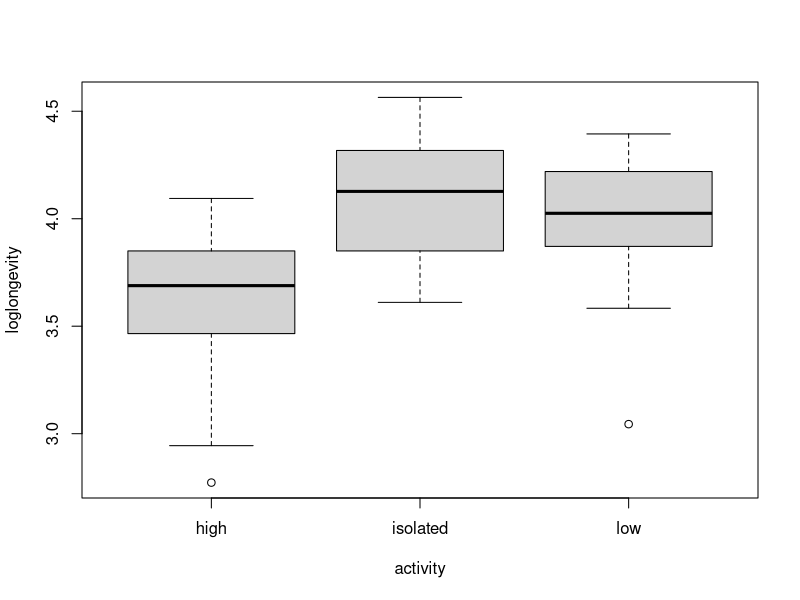
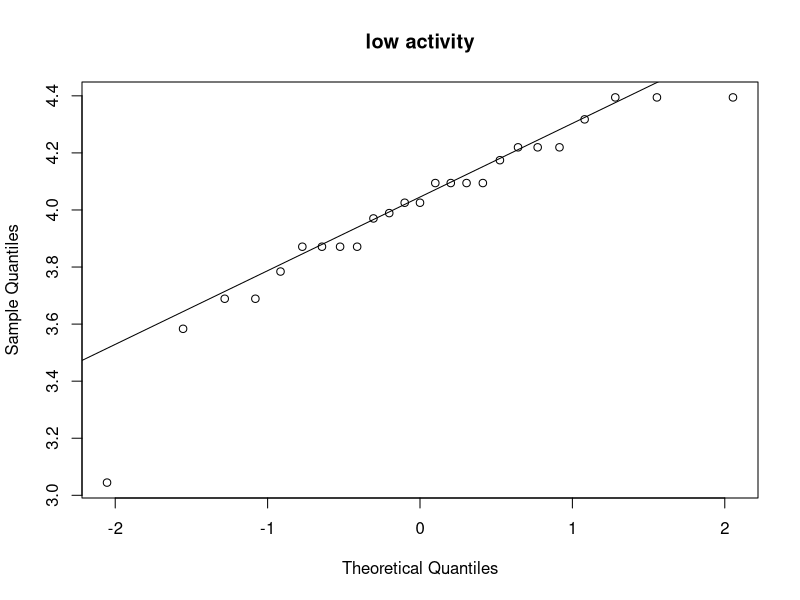
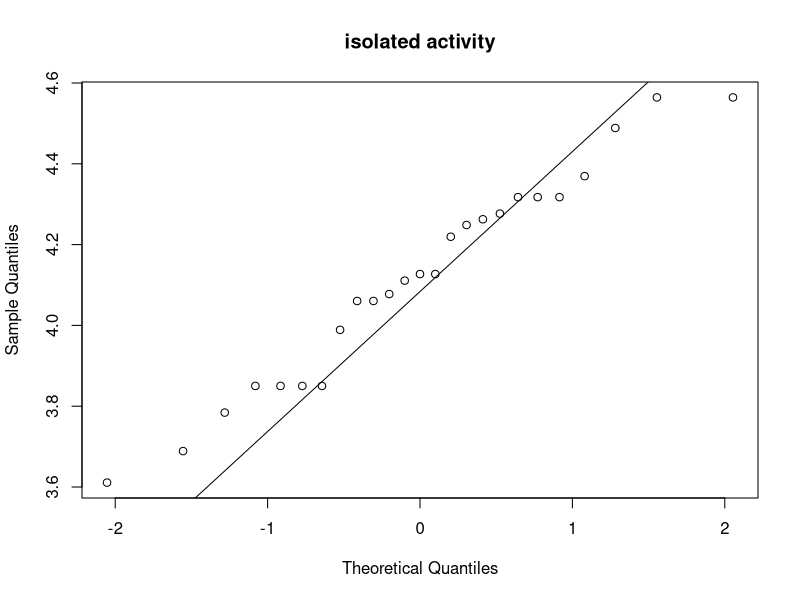
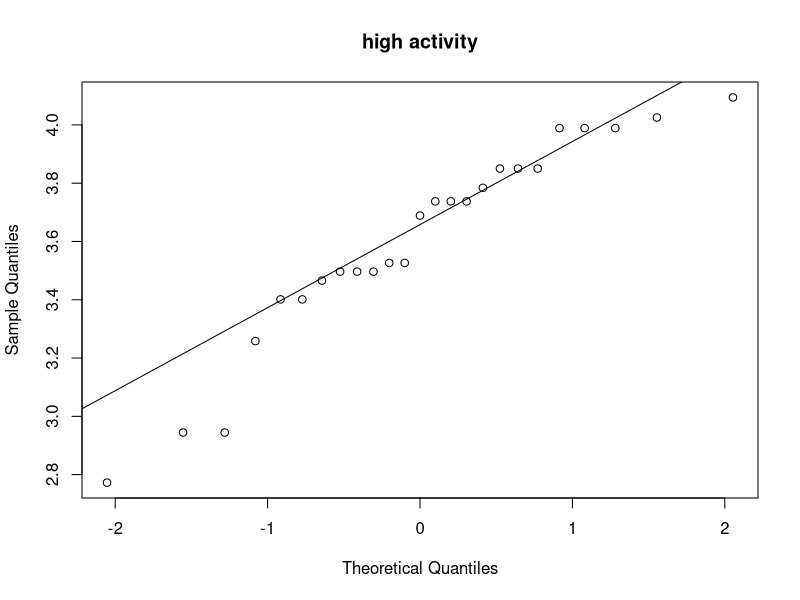
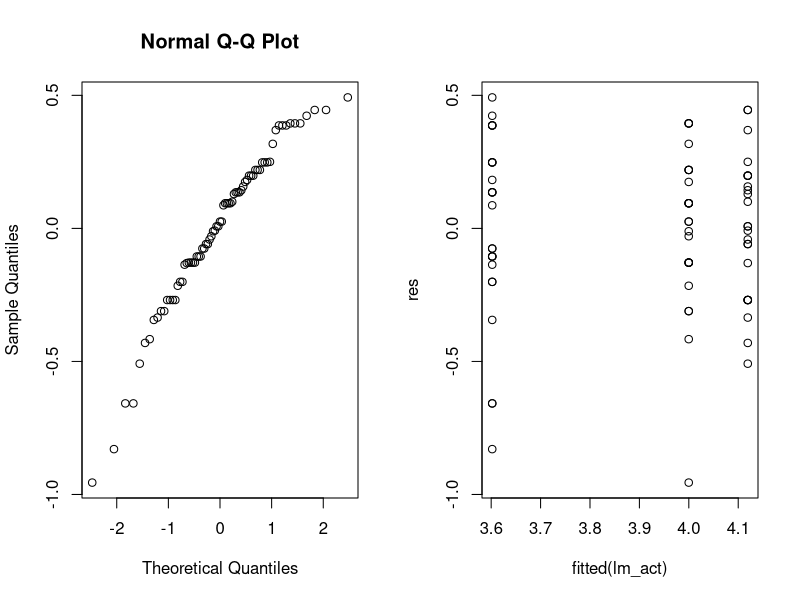
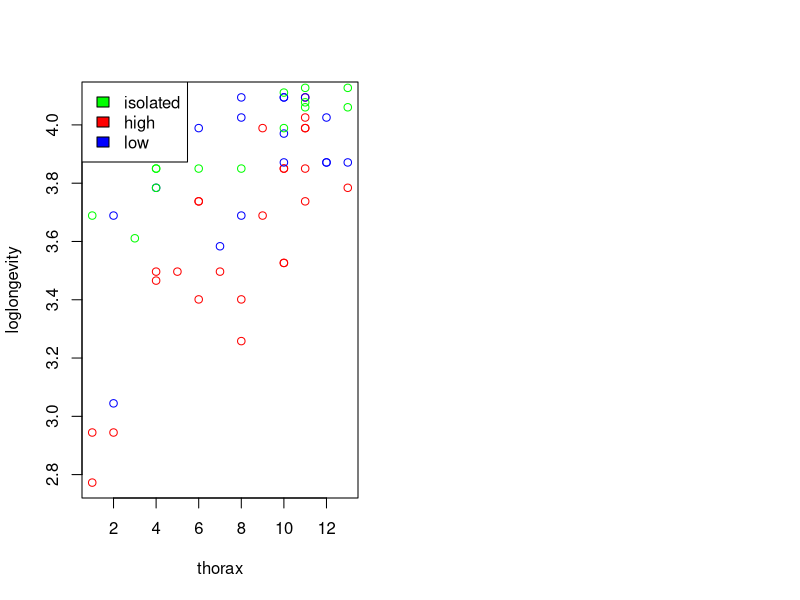
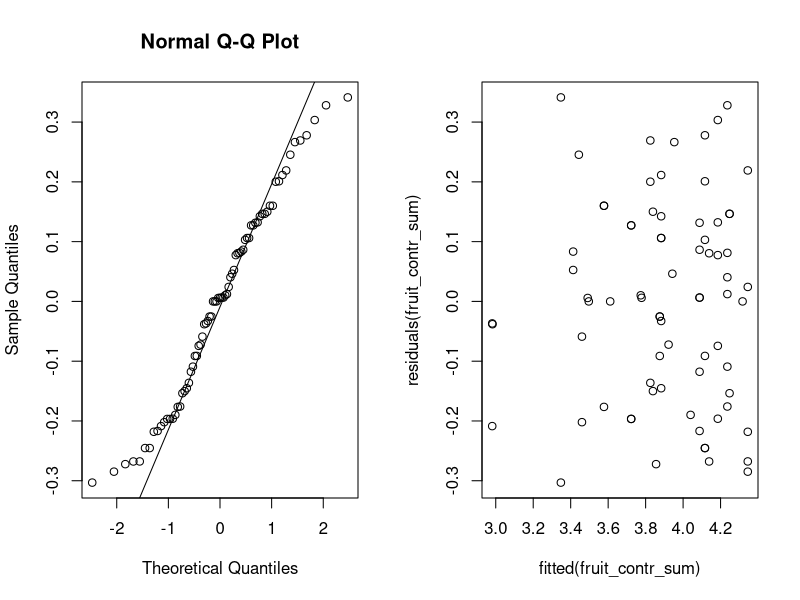
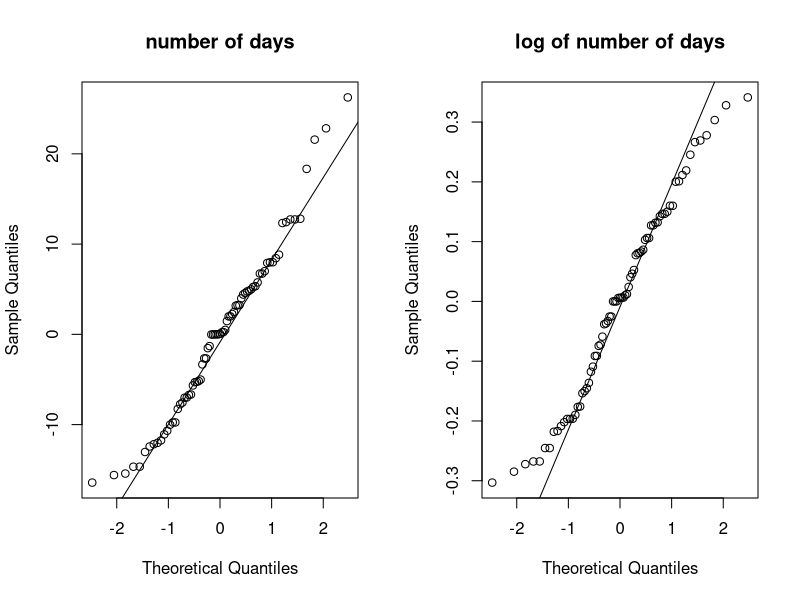

These charts were generated, in order, by the following R code:
## ---- chunk 1
knitr::opts_chunk$set(fig.height = 4)
options(show.signif.stars=FALSE, digits = 3)
## ---- chunk 2
fruitflies = read.table('data/fruitflies.txt', header = TRUE)
## ---- chunk 3
# Add loglongevity to the data-frame
# Use it as a response variable (Y)
fruitflies$loglongevity = log(fruitflies$longevity)
## ---- chunk 4
# par(mfrow=c(2,2))
boxplot(loglongevity~activity,data=fruitflies)

# Plotting hist & qq-plot of each activity separately
log_low = fruitflies[fruitflies$activity == 'low',]$loglongevity
# hist(log_low)
qqnorm(log_low, main = 'low activity'); qqline(log_low)

log_iso = fruitflies[fruitflies$activity == 'isolated',]$loglongevity
# hist(log_iso)
qqnorm(log_iso, main = 'isolated activity'); qqline(log_iso)

log_high = fruitflies[fruitflies$activity == 'high',]$loglongevity
# hist(log_high)
qqnorm(log_high, main = 'high activity'); qqline(log_high)

# # Interaction Plots
# attach(fruitflies)
# par(mfrow=c(1,1))
# interaction.plot(thorax, activity, loglongevity)
## ---- chunk 5
# Create model
fruitflies$activity = as.factor(fruitflies$activity)
lm_act=lm(loglongevity~activity,data=fruitflies)
# Take residuals
res = residuals(lm_act)

# Shapiro test
pfromshapiro = shapiro.test(res)[2]$p.value
# ANOVA test
anova(lm_act)
# Summary Coefficients
summary(lm_act)[4]
## ---- chunk 6
par(mfrow=c(1, 2))
# QQ-plot
qqnorm(res)
# Scatter plot
plot(fitted(lm_act), res)
## ---- chunk 7
# Create model
thorax_avg = mean(fruitflies$thorax); thorax_avg
fruitflies$thorax = as.factor(fruitflies$thorax)
lm_act2=lm(loglongevity~thorax+activity,data=fruitflies)
# Take residuals
res2 = residuals(lm_act2)
# Shapiro test
pfromshapiro2 = shapiro.test(res2)[2]$p.value
# ANOVA test
anova(lm_act2)
# Summary Coefficients
summary(lm_act2)[4]
## ---- chunk 8
fruit=data.frame(thorax=fruitflies$thorax,
                 activity=fruitflies$activity,
                 longevity=fruitflies$longevity,
                 loglongevity=fruitflies$loglongevity)
# Summary with sum contrast
fruit$thorax = as.factor(fruit$thorax)
fruit$activity = as.factor(fruit$activity)
contrasts(fruit$thorax) = contr.sum
contrasts(fruit$activity) = contr.sum
# Create model
fruit_contr_sum = lm(loglongevity~thorax+activity, data = fruit)
anova(fruit_contr_sum)
# Summary
summary(fruit_contr_sum)[4]
## ---- chunk 9
# Plotting
fruitflies$thorax = as.numeric(fruitflies$thorax)
plot(loglongevity~thorax, data=fruitflies[fruitflies$activity == 'high',], col ='red')
points(loglongevity~thorax, data=fruitflies[fruitflies$activity == 'low',], col ='blue')
points(loglongevity~thorax, data=fruitflies[fruitflies$activity == 'isolated',], col ='green')
legend('topleft', legend = c('isolated', 'high', 'low'), fill = c('green', 'red', 'blue'))
## ---- chunk 10
# Testing
# Creating model
lm_tho = lm(loglongevity~thorax+activity, data = fruitflies)
# ANOVA test
anova(lm_tho)
# Summary Coefficients
summary(lm_tho)[4]
## ---- chunk 11
par(mfrow=c(1,2))
qqnorm(residuals(fruit_contr_sum)); qqline(residuals(fruit_contr_sum))
plot(fitted(fruit_contr_sum), residuals(fruit_contr_sum))
## ---- chunk 12
library(lmtest)
bptest(fruit_contr_sum)
## ---- chunk 13
fruit$activity = as.factor(fruit$activity)
act_fact_mod = lm(fruit$longevity~fruit$thorax+fruit$activity)
drop1(act_fact_mod, type='F')
## ---- chunk 14
par(mfrow=c(1, 2))
qqnorm(residuals(act_fact_mod), main = 'number of days'); qqline(residuals(act_fact_mod))
qqnorm(residuals(lm_act2), main = 'log of number of days'); qqline(residuals(lm_act2))

plot(fitted(act_fact_mod), residuals(act_fact_mod), main = 'number of days')
plot(fitted(lm_act2), residuals(lm_act2), main = 'log of number of days')
## ---- chunk 15
bptest(act_fact_mod); bptest(lm_act2)
## ---- chunk 16
africa = read.table(file = 'data/africa.txt', header = TRUE)
## ---- chunk 17
africa$pollib = as.factor(africa$pollib)
glm_milt=glm(miltcoup~oligarchy+pollib+parties+pctvote+popn+size+numelec+numregim,family=poisson,data=africa) 
summary(glm_milt)
plot(glm_milt, which=2)
shapiro.test(residuals(glm_milt))
## ---- chunk 18
summary(glm(miltcoup~oligarchy+pollib+parties+pctvote+popn+size+numelec+numregim,family=poisson,data=africa))[[12]]
## ---- chunk 19
summary(glm(miltcoup~oligarchy+pollib+parties+pctvote+popn+size+numregim,family=poisson,data=africa))[[12]]
## ---- chunk 20
summary(glm(miltcoup~oligarchy+pollib+parties+pctvote+popn+size,family=poisson,data=africa))[[12]]
## ---- chunk 21
summary(glm(miltcoup~oligarchy+pollib+parties+pctvote+popn,family=poisson,data=africa))[[12]]
## ---- chunk 22
summary(glm(miltcoup~oligarchy+pollib+parties+pctvote,family=poisson,data=africa))[[12]]
## ---- chunk 23
#Final Model
model_poisson = glm(miltcoup~oligarchy+pollib+parties,family=poisson,data=africa)
summary(model_poisson)[[12]]
par(mfrow=c(1, 2))
plot(model_poisson, which = 1:2)

